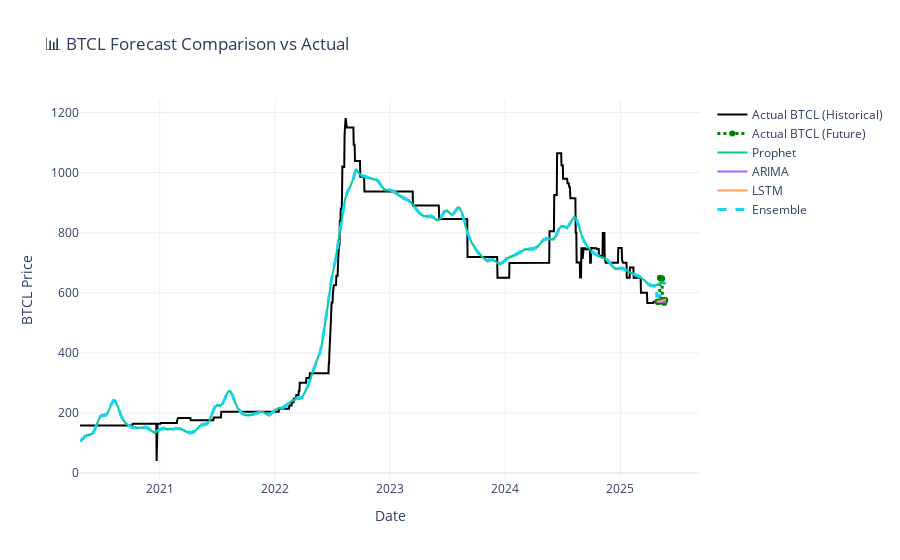

This figure's notebook cell:
### Code cell
# 🔁 Load actual future prices
actual_df = pd.read_csv('/Users/ugyen/Documents/GitHub/Stockex-btn/BTCL_future_actual_cleaned.csv')
actual_df['Date'] = pd.to_datetime(actual_df['Date'])
actual_df.set_index('Date', inplace=True)

# 🧠 Align with forecast index
common_index = ensemble.index.intersection(actual_df.index)
actual_future = actual_df.loc[common_index]['Close Price']

# 📈 Plot with actuals
fig = go.Figure()

# Historical actuals
fig.add_trace(go.Scatter(
    x=daily_df.index, y=daily_df['BTCL'],
    name='Actual BTCL (Historical)', line=dict(color='black')
))

# Actual future prices
fig.add_trace(go.Scatter(
    x=actual_future.index, y=actual_future,
    name='Actual BTCL (Future)', line=dict(color='green', dash='dot', width=3)
))

# Forecasts
fig.add_trace(go.Scatter(x=prophet_result.index, y=prophet_result['Prophet'], name='Prophet'))
fig.add_trace(go.Scatter(x=arima_result.index, y=arima_result['ARIMA'], name='ARIMA'))
fig.add_trace(go.Scatter(x=lstm_result.index, y=lstm_result['LSTM'], name='LSTM'))
fig.add_trace(go.Scatter(x=ensemble.index, y=ensemble['Ensemble'], name='Ensemble', line=dict(dash='dash', width=3)))

# Layout
fig.update_layout(
    title='📊 BTCL Forecast Comparison vs Actual',
    xaxis_title='Date',
    yaxis_title='BTCL Price',
    template='plotly_white'
)

fig.show()
